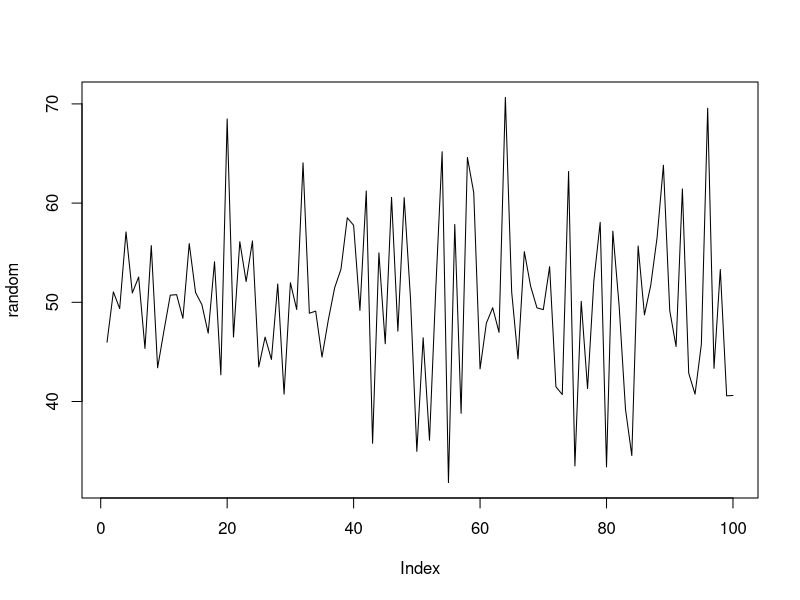
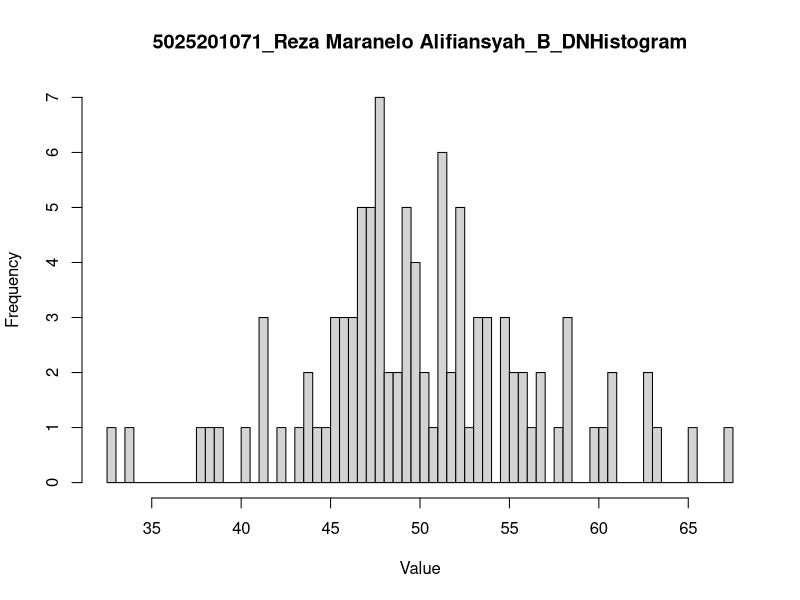

These charts were generated, in order, by the following R code:
#6a
n  <- 100;
sd <- 8
mean <- 50

set.seed(n)
random <- rnorm(n, mean, sd)
avg <- mean(random)
x1 <- floor(avg)
x2 <- ceiling(avg)
dn <- pnorm(x2, mean, sd, lower.tail = TRUE) - pnorm(x1, mean, sd, lower.tail = TRUE)
cat("Distribusi normal P(X1 <= x <= X2) = ", dn)

z_score_x1 <- (x1-mean)/sd
z_score_x2 <- (x2-mean)/sd
cat("Z-Score X1 = ", z_score_x1, "\nZ-Score X2 = ", z_score_x2)

plot(random, type = "l")

#6b
hist(rnorm(n, mean, sd), breaks = 50, main = "5025201071_Reza Maranelo Alifiansyah_B_DNHistogram", xlab = "Value", ylab = "Frequency")

#6c
var(rnorm(n, mean, sd))